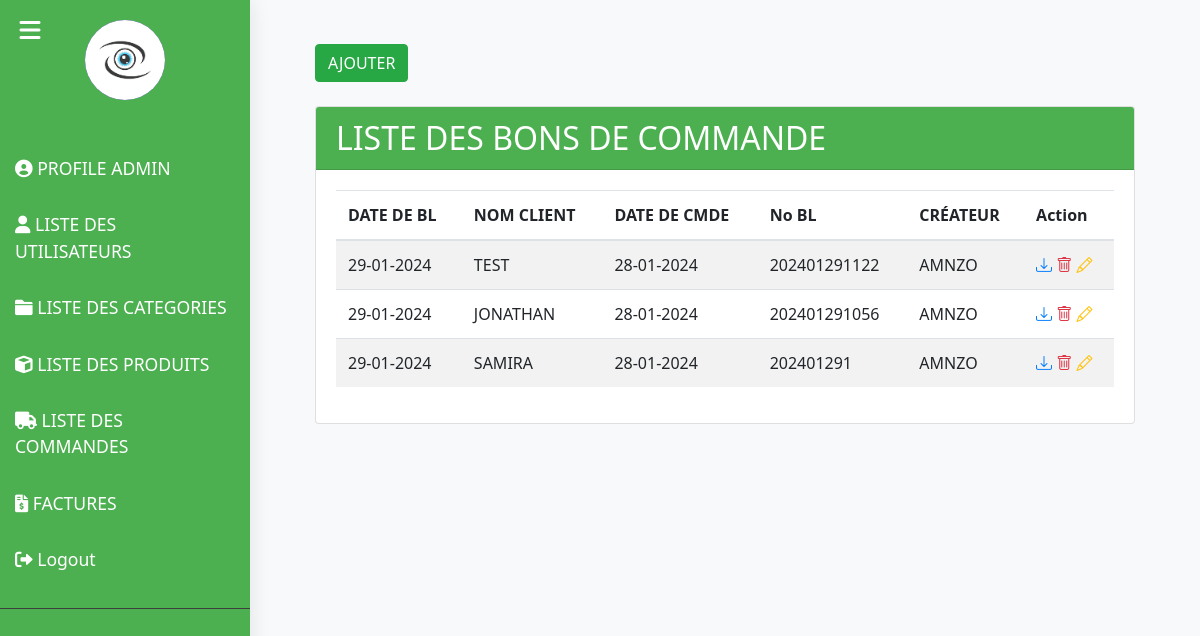
Before: /commande_list/ (signed in) with the older database file.
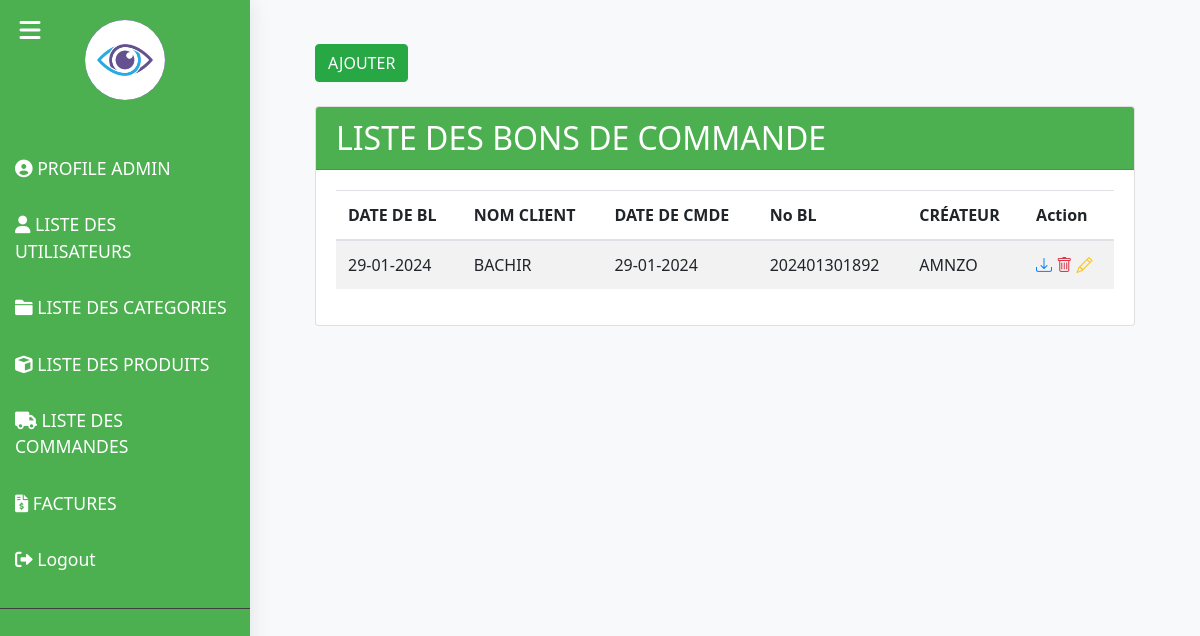
After: the same page with the newer database file.
### sherly_app/models.py (models this page shows, shortened)
class Societe(models.Model):
    nom1 = models.CharField(max_length=255, blank=True, null=True,default='SHERLY & STRATEGY SL')
    nom2 = models.CharField(max_length=255, blank=True, null=True,default='Division Optical')
    ligne1 = models.CharField(max_length=255, blank=True, null=True,default='AV Naciones Unidas')
    ligne2 = models.CharField(max_length=255, blank=True, null=True,default='Ed Cristamar 30,')
    ligne3 = models.CharField(max_length=255, blank=True, null=True,default='Peurto Banus 29660,')
    ligne4 = models.CharField(max_length=255, blank=True, null=True,default='Mail: admin@gmail.com')
    ligne5 = models.CharField(max_length=255, blank=True, null=True,default='Numero IVA: ESB06835052')
    logo = models.ImageField(upload_to='images/', null=True, blank=True)
    code_client = models.CharField(max_length=255,default='00033147853314')
    livre1=models.CharField(max_length=50,default='SCROTIS  OPTIC 2000')
    livre2=models.CharField(max_length=50,default='38 rue Saint Denis')
    livre3=models.CharField(max_length=50,default='92700 COLOMBES')
    livre4=models.CharField(max_length=50,default='FRANCE')
    achteur1=models.CharField(max_length=50,default='SCROTIS  OPTIC 2000 ')
    achteur2=models.CharField(max_length=50,default='38 rue Saint Denis')
    achteur3=models.CharField(max_length=50,default='92700 COLOMBES')
    achteur4=models.CharField(max_length=50,default='FRANCE')
    achteur5=models.CharField(max_length=50,default='Numero TVA Intraceo')
    achteur6=models.CharField(max_length=50,default='FR7547911891')
    nif=models.CharField(max_length=100,blank=True,null=True)
    phrase=models.CharField(max_length=100,default="L'expédition s'effectue conformément a nos conditions générales de vente")
    boite_envoi = models.CharField(max_length=100,default="gestionrecrutement@hotmail.com", error_messages={'invalid': "L'adresse email de boite d'envoi est invalide."})
    boite_reception = models.CharField(max_length=100,default="optiquejaures@hotmail.com", error_messages={'invalid': "L'adresse email de boite de réception est invalide."})

class Bon_Commande(models.Model):
    client = models.CharField(max_length=255)
    user = models.ForeignKey(User, on_delete=models.CASCADE, null=False, blank=False)
    categorie_d = models.ForeignKey(Famille, on_delete=models.CASCADE, related_name='commandes_d')
    produit_d = models.ForeignKey(Produit, on_delete=models.CASCADE, related_name='commandes_d')
    sphere_d = models.FloatField()
    cylindre_d = models.FloatField()
    axe_d = models.FloatField()
    quatite_d = models.IntegerField()
    categorie_g = models.ForeignKey(Famille, on_delete=models.CASCADE, related_name='commandes_g')
    produit_g = models.ForeignKey(Produit, on_delete=models.CASCADE, related_name='commandes_g')
    sphere_g = models.FloatField()
    cylindre_g = models.FloatField()
    axe_g = models.FloatField()
    quatite_g = models.IntegerField()
    date_de_cmd = models.DateTimeField(default=timezone.now)
    no_cmde = models.CharField(max_length=20, unique=True, editable=False,default='DEFAULT_VALUE')
    is_active=models.BooleanField(default=True)

class Bon_Livraison(models.Model):
    bon_commande = models.OneToOneField(Bon_Commande, on_delete=models.CASCADE, related_name='bon_livraison')
    date_de_bl = models.DateTimeField(default=timezone.now)
    no_bl = models.CharField(max_length=20, unique=True, editable=False,default='DEFAULT_VALUE')
    emailed = models.BooleanField(default=False)

### sherly_app/views.py (the view)
# urls.py: path('commande_list/', login_required(commande_list, login_url='bl_login'), name='commande_list'),
@login_required(login_url='bl_login')
def commande_list(request):
    if request.user.is_superuser:
        bl_data = Bon_Commande.objects.filter(is_active=True).order_by('-date_de_cmd')
    else:
        bl_data = Bon_Commande.objects.filter(user=request.user, is_active=True).order_by('-date_de_cmd')
    return render(request, 'commande/liste.html', {'bl_data': bl_data})

### sherly_app/context_processors.py (called while the page is built)
def societer_info(request):
    societe = Societe.objects.first()  # Retrieve societer information (adjust as necessary)
    return {'societe': societe}

### sherly_app/templates/commande/liste.html (shortened to what this page needs)
{% extends 'base.html' %}
{% block content %}
    <div class="container mt-4">
        <div class="container">
            <a href="{% url 'add_commande' %}" class="btn btn-success mb-4">AJOUTER</a>
            <div class="card">
                <div class="card-header" style="background-color: #4CAF50; color: white;">
                    <h2 class="mb-0">LISTE DES BONS DE COMMANDE</h2>
                </div>
                <div class="card-body">
                    <table class="table table-striped">
                        <thead>
                            <tr>
                                <th>DATE DE BL</th>
                                <th>NOM CLIENT</th>
                                <th>DATE DE CMDE</th>
                                <th>No BL</th>
                                <th>CRÉATEUR</th>
                                {% if user.is_superuser %}
                                <th>Action</th>
                                {% endif %}
                            </tr>
                        </thead>
                        <tbody>
                            {% for item in bl_data %}
                                <tr>
                                    <td>{{item.bon_livraison.date_de_bl  | date:"d-m-Y"}}</td>
                                    <td>{{item.client}}</td>
                                    <td>{{item.date_de_cmd  | date:"d-m-Y"}}</td>
                                    <td>{{item.bon_livraison.no_bl}}</td>
                                    <td>{{item.user.username}}</td>
                                    {% if user.is_superuser %}
                                    <td>
                                        <a href="{% url 'page' bl_id=item.bon_livraison.id  %}" class="text-primary"><i class="bi bi-download"></i></a>
                                        <a href="{% url 'delete_confirmation' id=item.id %}" class="text-danger" ><i class="bi bi-trash"></i></a>
                                        <a href="{% url 'edit_commande' bl_id=item.bon_livraison.id %}" class="text-warning"><i class="bi bi-pencil"></i></a>
                                    </td>
                                    {% endif %}
                                </tr>
                            {% endfor %}
                        </tbody>
                    </table>
                </div>
            </div>
        </div>
    </div>
{% endblock %}

### sherly_app/templates/base.html (shortened to what this page needs)
{% load static %}
<!DOCTYPE html>
<html lang="en">
<head>
    <link rel="stylesheet" href="https://stackpath.bootstrapcdn.com/bootstrap/4.5.2/css/bootstrap.min.css">
    <link rel="stylesheet" href="https://cdnjs.cloudflare.com/ajax/libs/font-awesome/6.0.0/css/all.min.css">
    <link href="https://cdn.jsdelivr.net/npm/bootstrap-icons@1.10.0/font/bootstrap-icons.css" rel="stylesheet">
</head>
<body>
    <div class="wrapper">
        <nav id="sidebar">
            <button type="button" id="sidebarCollapse" class="btn">
                <i class="fas fa-bars"></i>
            </button>
            <div class="sidebar-header">
                {% if user.is_superuser %}
                <a href="{% url 'company' %}" class="avatar-link">
                    <img src="{{societe.logo.url}}" alt="Avatar" class="avatar-img">
                </a>
                {% else %}
                <img src="{{societe.logo.url}}" alt="Avatar" class="avatar-img">
                {% endif %}
            </div>
            {% if user.is_superuser %}
            <ul class="list-unstyled components">
                <li>
                    <a href="{% url 'profile' %}" title="USERS">
                        <i class="fas fa-user-circle"></i> PROFILE ADMIN
                    </a>
                </li>
                <li>
                    <a href="{% url 'list_user' %}" title="USERS">
                        <i class="fas fa-user"></i> LISTE DES UTILISATEURS
                    </a>
                </li>
                <li>
                    <a href="{% url 'categorie_list' %}" title="CATEGORIES">
                        <i class="fas fa-folder"></i> LISTE DES CATEGORIES
                    </a>
                </li>
                <li>
                    <a href="{% url 'product_list' %}" title="PRODUITS">
                        <i class="fas fa-cube"></i> LISTE DES PRODUITS
                    </a>
                </li>
                <li>
                    <a href="{% url 'commande_list' %}" title="COMMANDES">
                        <i class="fas fa-truck"></i> LISTE DES COMMANDES
                    </a>
                </li>
                <li>
                    <a href="#" title="FACTURES">
                        <i class="fas fa-file-invoice-dollar"></i> FACTURES
                    </a>
                </li>
                <li>
                    <a href="{% url 'bl_logout' %}" title="Logout">
                        <i class="fas fa-sign-out-alt"></i> Logout
                    </a>
                </li>
            </ul>
            {% endif %}
        </nav>
        <div id="content">
            <div class="container mt-4">
                {% block content %}{% endblock %}
            </div>
        </div>
    </div>
</body>
</html>

### sherly_app/templates/base.html (style rules this page uses)
body { font-family: 'Segoe UI', Tahoma, Geneva, Verdana, sans-serif; background-color: #f8f9fa; margin: 0; padding: 0; }
.wrapper { display: flex; }
#sidebar { min-width: 250px; max-width: 250px; background: #4CAF50; color: white; transition: all 0.3s; box-shadow: 0 0 20px rgba(0, 0, 0, 0.1); position: fixed; height: 100%; }
#sidebar .sidebar-header { padding: 20px; text-align: center; }
#sidebar ul.components { padding: 20px 0; border-bottom: 1px solid #3E3E3E; }
#sidebar ul li a { padding: 15px; font-size: 1.1em; display: block; color: white; transition: all 0.3s; }
#content { width: 100%; padding: 20px; transition: all 0.3s; margin-left: 250px; }
#sidebarCollapse { width: 40px; height: 40px; border: none; padding: 0; cursor: pointer; background: transparent; position: absolute; top: 10px; left: 10px; color: #ffffff; font-size: 1.5em; }
.avatar-link { display: flex; justify-content: center; align-items: center; }
.avatar-img { border-radius: 50%; width: 80px; height: 80px; object-fit: cover; background-color: #320eb3; }

Changed rows visible on the page:
removed Bon_Commande: bon_livraison.date_de_bl "29-01-2024", client "TEST", date_de_cmd "28-01-2024", bon_livraison.no_bl "202401291122", user.username "AMNZO"
removed Bon_Commande: bon_livraison.date_de_bl "29-01-2024", client "JONATHAN", date_de_cmd "28-01-2024", bon_livraison.no_bl "202401291056", user.username "AMNZO"
removed Bon_Commande: bon_livraison.date_de_bl "29-01-2024", client "SAMIRA", date_de_cmd "28-01-2024", bon_livraison.no_bl "202401291", user.username "AMNZO"
changed Societe: logo: a different picture
added Bon_Commande: bon_livraison.date_de_bl "29-01-2024", client "BACHIR", date_de_cmd "29-01-2024", bon_livraison.no_bl "202401301892", user.username "AMNZO"
